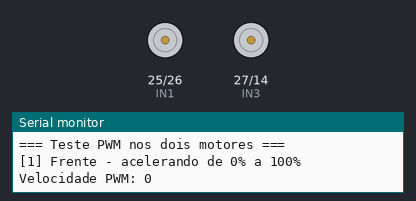
Recording of a sketch running on a simulated ESP32. Parts: motor-driver pin pairs drawn as motors (green arrow = first pin HIGH = forward, orange = second pin HIGH = backward, longer = more drive, scaled by the enable pin), the last lines printed to the serial monitor.

Above: at 0.2 s.
At 4.7 s:
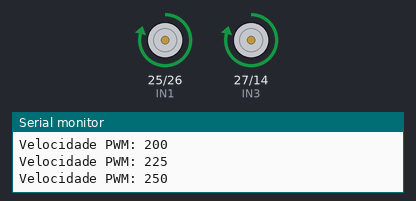
At 10.1 s:
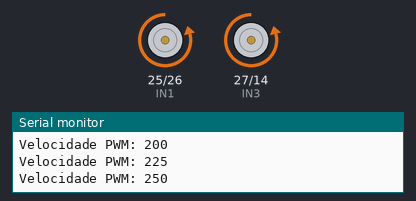
At 15.3 s:
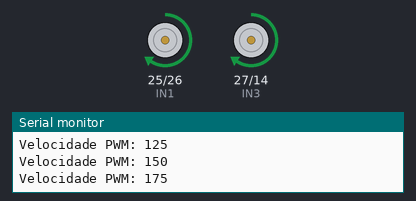
Timing chart, 0 to 16.0 s (numbered marks = the images above):
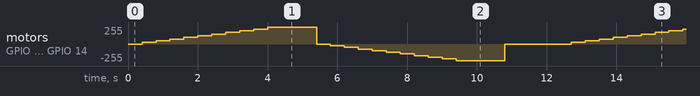

The sketch:

control.ino
```cpp
// Pinos motores
const int IN1 = 25;
const int IN2 = 26;
const int IN3 = 27;
const int IN4 = 14;

// Pinos PWM
const int ENA = 4;
const int ENB = 5;

// Configuração PWM
const int freq = 1000;
const int channelA = 0;
const int channelB = 1;
const int resolution = 8;

void setup() {
  Serial.begin(115200);
  while (!Serial) {}

  Serial.println("\n=== Teste PWM nos dois motores ===");

  // Configura direção
  pinMode(IN1, OUTPUT);
  pinMode(IN2, OUTPUT);
  pinMode(IN3, OUTPUT);
  pinMode(IN4, OUTPUT);

  // Configura PWM nos canais
  ledcSetup(channelA, freq, resolution);
  ledcSetup(channelB, freq, resolution);

  // Associa canais aos pinos
  ledcAttachPin(ENA, channelA);
  ledcAttachPin(ENB, channelB);

  // Inicialmente parados
  pararMotores();
}

void loop() {
  Serial.println("\n[1] Frente - acelerando de 0% a 100%");
  digitalWrite(IN1, HIGH);
  digitalWrite(IN2, LOW);
  digitalWrite(IN3, HIGH);
  digitalWrite(IN4, LOW);

  for (int vel = 0; vel <= 255; vel += 25) {
    ledcWrite(channelA, vel);
    ledcWrite(channelB, vel);
    Serial.print("Velocidade PWM: "); Serial.println(vel);
    delay(400);
  }

  delay(1000);

  Serial.println("\n[2] Ré - acelerando de 0% a 100%");
  digitalWrite(IN1, LOW);
  digitalWrite(IN2, HIGH);
  digitalWrite(IN3, LOW);
  digitalWrite(IN4, HIGH);

  for (int vel = 0; vel <= 255; vel += 25) {
    ledcWrite(channelA, vel);
    ledcWrite(channelB, vel);
    Serial.print("Velocidade PWM: "); Serial.println(vel);
    delay(400);
  }

  delay(1000);

  Serial.println("\n[3] Parando motores");
  pararMotores();
  delay(1500);
}

void pararMotores() {
  ledcWrite(channelA, 0);
  ledcWrite(channelB, 0);
  digitalWrite(IN1, LOW);
  digitalWrite(IN2, LOW);
  digitalWrite(IN3, LOW);
  digitalWrite(IN4, LOW);
}
```
